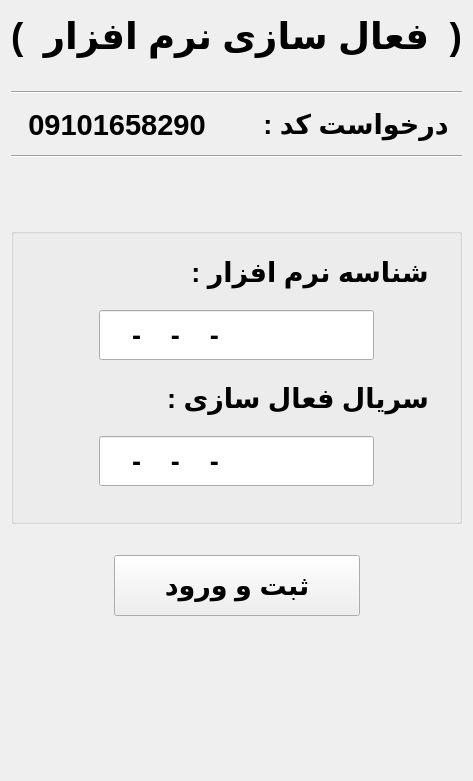
      <widget class="QWidget" name="page_Login">
       <layout class="QVBoxLayout" name="verticalLayout_6" stretch="10,5,10,10,10,13,60,5,1,0">
        <item>
         <widget class="QLabel" name="label_8">
          <property name="font">
           <font>
            <family>Segoe UI</family>
            <pointsize>28</pointsize>
            <bold>true</bold>
           </font>
          </property>
          <property name="text">
           <string>(  فعال سازی نرم افزار  )</string>
          </property>
          <property name="alignment">
           <set>Qt::AlignCenter</set>
          </property>
         </widget>
        </item>
        <item>
         <spacer name="verticalSpacer_9">
          <property name="orientation">
           <enum>Qt::Vertical</enum>
          </property>
          <property name="sizeHint" stdset="0">
           <size>
            <width>20</width>
            <height>60</height>
           </size>
          </property>
         </spacer>
        </item>
        <item>
         <widget class="Line" name="line_2">
          <property name="orientation">
           <enum>Qt::Horizontal</enum>
          </property>
         </widget>
        </item>
        <item>
         <layout class="QHBoxLayout" name="horizontalLayout_10" stretch="10,1,10">
          <item>
           <widget class="QLabel" name="label_12">
            <property name="font">
             <font>
              <family>Segoe UI</family>
              <pointsize>22</pointsize>
              <bold>true</bold>
             </font>
            </property>
            <property name="text">
             <string>09101658290</string>
            </property>
            <property name="alignment">
             <set>Qt::AlignCenter</set>
            </property>
           </widget>
          </item>
          <item>
           <spacer name="horizontalSpacer_35">
            <property name="orientation">
             <enum>Qt::Horizontal</enum>
            </property>
            <property name="sizeHint" stdset="0">
             <size>
              <width>62</width>
              <height>20</height>
             </size>
            </property>
           </spacer>
          </item>
          <item>
           <widget class="QLabel" name="label_11">
            <property name="font">
             <font>
              <family>Segoe UI</family>
              <pointsize>20</pointsize>
              <bold>true</bold>
             </font>
            </property>
            <property name="text">
             <string>درخواست کد :</string>
            </property>
            <property name="alignment">
             <set>Qt::AlignCenter</set>
            </property>
           </widget>
          </item>
         </layout>
        </item>
        <item>
         <widget class="Line" name="line">
          <property name="orientation">
           <enum>Qt::Horizontal</enum>
          </property>
         </widget>
        </item>
        <item>
         <spacer name="verticalSpacer_10">
          <property name="orientation">
           <enum>Qt::Vertical</enum>
          </property>
          <property name="sizeHint" stdset="0">
           <size>
            <width>20</width>
            <height>60</height>
           </size>
          </property>
         </spacer>
        </item>
        <item>
         <widget class="QGroupBox" name="groupBox_7">
          <property name="title">
           <string/>
          </property>
          <layout class="QVBoxLayout" name="verticalLayout_5">
           <property name="spacing">
            <number>10</number>
           </property>
           <property name="leftMargin">
            <number>30</number>
           </property>
           <property name="topMargin">
            <number>10</number>
           </property>
           <property name="rightMargin">
            <number>30</number>
           </property>
           <property name="bottomMargin">
            <number>35</number>
           </property>
           <item>
            <layout class="QHBoxLayout" name="horizontalLayout_5">
             <item>
              <spacer name="horizontalSpacer_27">
               <property name="orientation">
                <enum>Qt::Horizontal</enum>
               </property>
               <property name="sizeHint" stdset="0">
                <size>
                 <width>40</width>
                 <height>20</height>
                </size>
               </property>
              </spacer>
             </item>
             <item>
              <widget class="QLabel" name="label_10">
               <property name="font">
                <font>
                 <family>Segoe UI</family>
                 <pointsize>20</pointsize>
                 <bold>true</bold>
                </font>
               </property>
               <property name="text">
                <string>شناسه نرم افزار :</string>
               </property>
               <property name="alignment">
                <set>Qt::AlignCenter</set>
               </property>
              </widget>
             </item>
            </layout>
           </item>
           <item>
            <layout class="QHBoxLayout" name="horizontalLayout_6" stretch="1,5,1">
             <item>
              <spacer name="horizontalSpacer_28">
               <property name="orientation">
                <enum>Qt::Horizontal</enum>
               </property>
               <property name="sizeHint" stdset="0">
                <size>
                 <width>40</width>
                 <height>20</height>
                </size>
               </property>
              </spacer>
             </item>
             <item>
              <widget class="QLineEdit" name="leID">
               <property name="minimumSize">
                <size>
                 <width>0</width>
                 <height>50</height>
                </size>
               </property>
               <property name="font">
                <font>
                 <family>Segoe UI</family>
                 <pointsize>20</pointsize>
                 <bold>true</bold>
                </font>
               </property>
               <property name="focusPolicy">
                <enum>Qt::StrongFocus</enum>
               </property>
               <property name="inputMask">
                <string>xxxx-xxxx-xxxx-xxxx</string>
               </property>
               <property name="readOnly">
                <bool>true</bool>
               </property>
              </widget>
             </item>
             <item>
              <spacer name="horizontalSpacer_29">
               <property name="orientation">
                <enum>Qt::Horizontal</enum>
               </property>
               <property name="sizeHint" stdset="0">
                <size>
                 <width>40</width>
                 <height>20</height>
                </size>
               </property>
              </spacer>
             </item>
            </layout>
           </item>
           <item>
            <layout class="QHBoxLayout" name="horizontalLayout_7">
             <item>
              <spacer name="horizontalSpacer_32">
               <property name="orientation">
                <enum>Qt::Horizontal</enum>
               </property>
               <property name="sizeHint" stdset="0">
                <size>
                 <width>40</width>
                 <height>20</height>
                </size>
               </property>
              </spacer>
             </item>
             <item>
              <widget class="QLabel" name="label_9">
               <property name="font">
                <font>
                 <family>Segoe UI</family>
                 <pointsize>20</pointsize>
                 <bold>true</bold>
                </font>
               </property>
               <property name="text">
                <string>سریال فعال سازی :</string>
               </property>
               <property name="alignment">
                <set>Qt::AlignCenter</set>
               </property>
              </widget>
             </item>
            </layout>
           </item>
           <item>
            <layout class="QHBoxLayout" name="horizontalLayout_8" stretch="1,5,1">
             <item>
              <spacer name="horizontalSpacer_30">
               <property name="orientation">
                <enum>Qt::Horizontal</enum>
               </property>
               <property name="sizeHint" stdset="0">
                <size>
                 <width>40</width>
                 <height>20</height>
                </size>
               </property>
              </spacer>
             </item>
             <item>
              <widget class="QLineEdit" name="leKey">
               <property name="minimumSize">
                <size>
                 <width>0</width>
                 <height>50</height>
                </size>
               </property>
               <property name="font">
                <font>
                 <family>Segoe UI</family>
                 <pointsize>20</pointsize>
                 <bold>true</bold>
                </font>
               </property>
               <property name="inputMask">
                <string notr="true">xxxx-xxxx-xxxx-xxxx</string>
               </property>
              </widget>
             </item>
             <item>
              <spacer name="horizontalSpacer_31">
               <property name="orientation">
                <enum>Qt::Horizontal</enum>
               </property>
               <property name="sizeHint" stdset="0">
                <size>
                 <width>40</width>
                 <height>20</height>
                </size>
               </property>
              </spacer>
             </item>
            </layout>
           </item>
          </layout>
         </widget>
        </item>
        <item>
         <spacer name="verticalSpacer_11">
          <property name="orientation">
           <enum>Qt::Vertical</enum>
          </property>
          <property name="sizeHint" stdset="0">
           <size>
            <width>20</width>
            <height>60</height>
           </size>
          </property>
         </spacer>
        </item>
        <item>
         <layout class="QHBoxLayout" name="horizontalLayout_9" stretch="5,12,5">
          <item>
           <spacer name="horizontalSpacer_33">
            <property name="orientation">
             <enum>Qt::Horizontal</enum>
            </property>
            <property name="sizeHint" stdset="0">
             <size>
              <width>72</width>
              <height>20</height>
             </size>
            </property>
           </spacer>
          </item>
          <item>
           <widget class="QPushButton" name="pb_login">
            <property name="minimumSize">
             <size>
              <width>161</width>
              <height>61</height>
             </size>
            </property>
            <property name="font">
             <font>
              <family>Segoe UI</family>
              <pointsize>20</pointsize>
              <bold>true</bold>
             </font>
            </property>
            <property name="text">
             <string>ثبت و ورود</string>
            </property>
           </widget>
          </item>
          <item>
           <spacer name="horizontalSpacer_34">
            <property name="orientation">
             <enum>Qt::Horizontal</enum>
            </property>
            <property name="sizeHint" stdset="0">
             <size>
              <width>64</width>
              <height>20</height>
             </size>
            </property>
           </spacer>
          </item>
         </layout>
        </item>
        <item>
         <spacer name="verticalSpacer_12">
          <property name="orientation">
           <enum>Qt::Vertical</enum>
          </property>
          <property name="sizeHint" stdset="0">
           <size>
            <width>20</width>
            <height>154</height>
           </size>
          </property>
         </spacer>
        </item>
       </layout>
      </widget>
